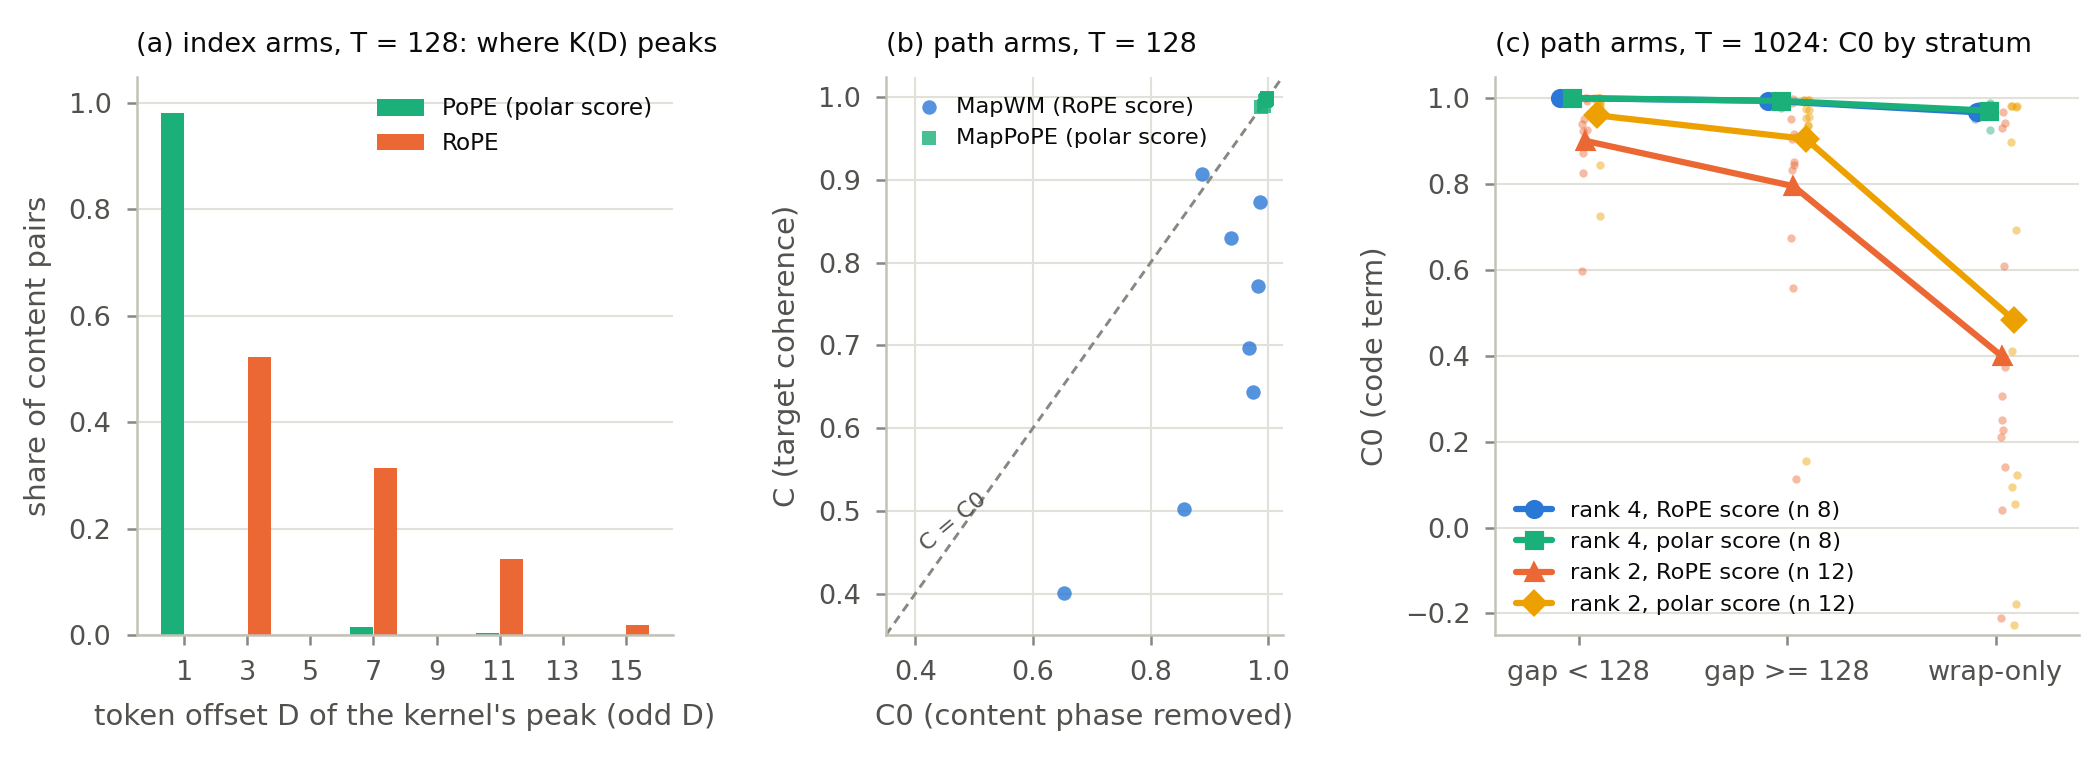

Generate this figure with Python:
"""Plan Fig. 11 (docs/paper/expansion/SYNTHESIS_DRAFT2_PLAN.md 3.6): where the content-pair kernel peaks, and target
coherence. ANALYSIS (post hoc, eval-only) of registered batches; stored probe outputs, no model:
  (a) Index arms of PAPER2X2 (torus T = 128, n = 8): for every (head, action token, observation token) pair, the token
      offset D at which the content-pair kernel K_ao(D) peaks, argmax over ODD D in 1..15 (observation keys sit at odd
      offsets from an action query; ANALYSIS_SCRIPT_AUDIT mappope MINOR) -- mappope/kernel_argmax_odd_out.txt. Share of
      the 1,088 pooled pairs per offset.
  (b) Path arms of PAPER2X2 (T = 128, n = 8): target coherence C (the kernel's alignment with the target at the model's
      own phase) against C0 (the same with the content phase beta removed), all revisits, one dot per seed --
      mappope/kernel_probe_paper2x2.json; means as probe_stats_out.txt.
  (c) SCORE_RANK and RANK_MI arms (torus T = 1024; rank 2 n = 12, rank 4 n = 8): C0 by stratum, each stratum read on the
      head with most same-cell attention IN THAT STRATUM (HEAD_RULE=stratum; audit B2) --
      mappope/kernel_probe_score_rank_hstratum.json; means as probe_stats_hstratum_out.txt. Lines: arm means; dots: seeds.
  cd /home/prashr && PYTHONPATH=/home/prashr python3 mapformer/docs/paper/figs/fig_kernel_peak.py"""
import json
import os
import re

import numpy as np
from figstyle import plt, BLUE, ORANGE, AQUA, YELLOW, INK2, MUTED, save, write_out

REPO = "/home/prashr/mapformer"; HERE = os.path.dirname(os.path.abspath(__file__))
MP = f"{REPO}/docs/paper/expansion/scripts/mappope"
COL = ["share", "acc", "massCell", "massRT", "massOff1", "C", "C0", "mAct", "mObsX"]
out = []


def col(J, v, sn, c):
    return np.array([r[COL.index(c)] for r in J[str((v, sn))]], dtype=float)


fig, axs = plt.subplots(1, 3, figsize=(7.0, 2.55), gridspec_kw={"width_ratios": [1.15, 0.85, 1.25]})

# (a) kernel argmax over odd offsets
ax = axs[0]; txt = open(f"{MP}/kernel_argmax_odd_out.txt").read()
ODD = list(range(1, 16, 2)); out.append("(a) argmax over odd D of K_ao(D), PAPER2X2 index arms, pooled (h, a, o) pairs")
for k, (v, lab, c) in enumerate((("PoPE-Flat", "PoPE (polar score)", AQUA), ("RoPE", "RoPE", ORANGE))):
    line = re.search(rf"^{re.escape(v)}: argmax over odd D: (.*?)\s+\|", txt, re.M).group(1)
    cnt = {int(a): int(b) for a, b in re.findall(r"(\d+):(\d+)", line)}; tot = sum(cnt.values())
    sh = np.array([cnt.get(d, 0) / tot for d in ODD])
    ax.bar(np.arange(len(ODD)) + (k - 0.5) * 0.38, sh, width=0.36, color=c, label=lab, zorder=2)
    out.append(f"  {lab:20s} n {tot}: " + "  ".join(f"D={d}: {cnt.get(d, 0)} ({cnt.get(d, 0) / tot:.3f})" for d in ODD if cnt.get(d, 0)))
pp = open(f"{MP}/kernel_probe_paper2x2_out.txt").read()
for v in ("RoPE", "PoPE-Flat"):
    blk = pp.split(f"-- {v} (")[1]
    fr = [float(a) for a in re.search(r"frac\(K\(3\) > K\(1\)\) per run: ([0-9. ]+)", blk).group(1).split()]
    out.append(f"  {v}: share of pairs with K(3) > K(1) per run {min(fr):.2f}-{max(fr):.2f}")
ax.set_xticks(range(len(ODD))); ax.set_xticklabels(ODD); ax.set_xlabel("token offset D of the kernel's peak (odd D)")
ax.set_ylabel("share of content pairs"); ax.set_ylim(0, 1.05); ax.grid(axis="x", visible=False)
ax.set_title("(a) index arms, T = 128: where K(D) peaks", loc="left", fontsize=6.5)
ax.legend(loc="upper right", fontsize=5.6)

# (b) C vs C0, path arms, T = 128
ax = axs[1]; J = json.load(open(f"{MP}/kernel_probe_paper2x2.json"))["paper2x2"]
ps = open(f"{MP}/probe_stats_out.txt").read().split("=== score_rank ===")[0]
out.append("(b) target coherence, PAPER2X2 path arms, all revisits (per seed; mean)")
ax.plot([0.35, 1.025], [0.35, 1.025], color=MUTED, lw=0.7, ls=(0, (3, 2)), zorder=1)
ax.text(0.42, 0.45, "C = C0", fontsize=5.4, color=INK2, rotation=40, rotation_mode="anchor")
for v, lab, c, mk in (("Vanilla", "MapWM (RoPE score)", BLUE, "o"), ("MapPoPE-Flat", "MapPoPE (polar score)", AQUA, "s")):
    C, C0 = col(J, v, "all", "C"), col(J, v, "all", "C0")
    for q, a in (("C", C), ("C0", C0)):
        m = re.search(rf"^\s+{q}\s+all\s+MapPoPE-Flat ([0-9.]+) vs Vanilla ([0-9.]+)", ps, re.M)
        assert f"{a.mean():.3f}" == m.group(1 if v != "Vanilla" else 2), (v, q)
    ax.scatter(C0, C, s=12, color=c, marker=mk, alpha=0.8, lw=0, zorder=3, label=lab)
    out.append(f"  {lab:22s} C {C.mean():.3f} ({C.min():.3f}-{C.max():.3f})  C0 {C0.mean():.3f} ({C0.min():.3f}-{C0.max():.3f})"
               f"  C0 - C {np.mean(C0 - C):+.3f}, C < C0 on {int((C < C0).sum())}/{len(C)} seeds")
ax.set_xlim(0.35, 1.025); ax.set_ylim(0.35, 1.025)
ax.set_xlabel("C0 (content phase removed)"); ax.set_ylabel("C (target coherence)")
ax.set_title("(b) path arms, T = 128", loc="left", fontsize=6.5)
ax.legend(loc="upper left", fontsize=5.4, handletextpad=0.2)

# (c) C0 by stratum, T = 1024, per-stratum head
ax = axs[2]; J = json.load(open(f"{MP}/kernel_probe_score_rank_hstratum.json"))["score_rank"]
ph = open(f"{MP}/probe_stats_hstratum_out.txt").read()
ST = [("plain gap<128", "gap < 128"), ("plain gap>=128", "gap >= 128"), ("wrap-only", "wrap-only")]
ARMS = [("Vanilla_r4mi", "rank 4, RoPE score (n 8)", BLUE, "o", "-"),
        ("MapPoPE-Pair_r4mi", "rank 4, polar score (n 8)", AQUA, "s", "-"),
        ("Vanilla", "rank 2, RoPE score (n 12)", ORANGE, "^", "-"),
        ("MapPoPE-Pair", "rank 2, polar score (n 12)", YELLOW, "D", "-")]
rng = np.random.default_rng(0); x = np.arange(3)
out.append("(c) C0 by stratum, SCORE_RANK / RANK_MI, T = 1024, each stratum on its own head (HEAD_RULE=stratum)")
for gi, (v, lab, c, mk, ls) in enumerate(ARMS):
    A = [col(J, v, sn, "C0") for sn, _ in ST]; ms = np.array([a.mean() for a in A]); off = (gi - 1.5) * 0.06
    for j, (sn, _) in enumerate(ST):
        m = re.search(rf"^\s+{re.escape(v)}\s+{re.escape(sn)}\s+C [0-9.]+\s+C0 ([0-9.]+)", ph, re.M)
        assert f"{ms[j]:.3f}" == m.group(1), (v, sn, m.group(1))
        ax.scatter(np.full(len(A[j]), j + off) + rng.uniform(-0.015, 0.015, len(A[j])), A[j], s=4, color=c, alpha=0.45,
                   lw=0, zorder=2)
    ax.plot(x + off, ms, color=c, lw=1.5, ls=ls, marker=mk, ms=3.6, zorder=3, label=lab)
    out.append(f"  {lab:28s} " + "  ".join(f"{s}: {a.mean():.3f} ({a.min():.3f}-{a.max():.3f})" for (s, _), a in zip(ST, A)))
ax.set_xticks(x); ax.set_xticklabels([l for _, l in ST]); ax.set_xlim(-0.4, 2.4); ax.grid(axis="x", visible=False)
ax.set_ylim(-0.25, 1.05); ax.set_ylabel("C0 (code term)")
ax.set_title("(c) path arms, T = 1024: C0 by stratum", loc="left", fontsize=6.5)
ax.legend(loc="lower left", fontsize=5.4, handlelength=1.6)
fig.subplots_adjust(left=0.065, right=0.99, top=0.9, bottom=0.17, wspace=0.42)
save(fig, HERE, "fig_kernel_peak"); write_out(HERE, "fig_kernel_peak", out)
